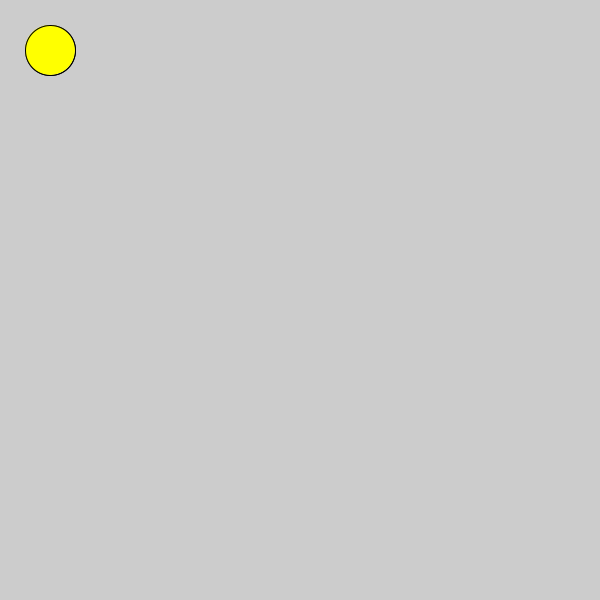
Frame 1 (no input)
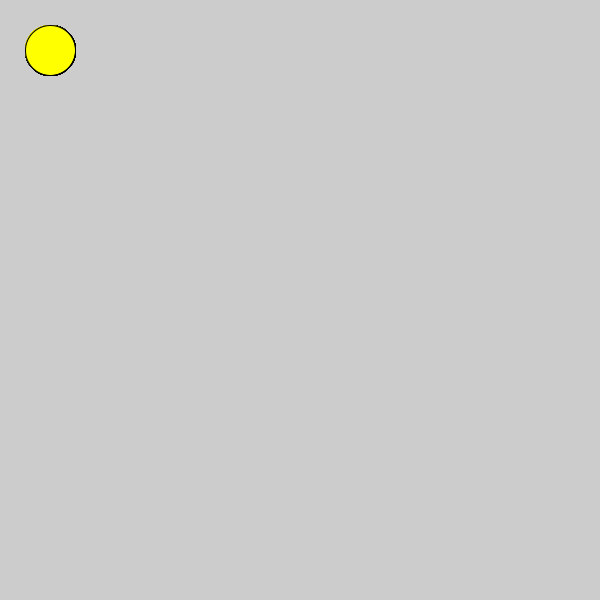
Frame 60 (the mouse pressed at the canvas centre just before this capture)
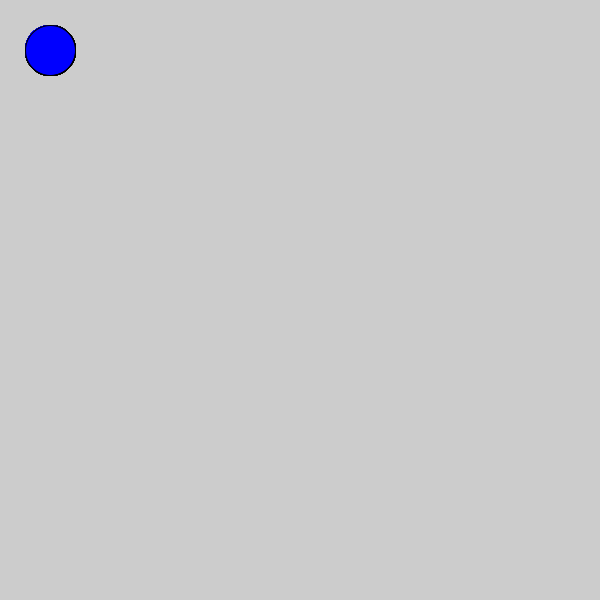
Frame 120 (the mouse held since frame 60 and released just before this capture)

The Processing sketch that drew these frames (run headless with seeded random() and noise(); from frame 60 on, the mouse is pressed at the canvas centre):

// Processing sketch: c_LogicalDot
// ── c_LogicalDot.pde

void setup() {
  
// 1. Set the size of the sketch. Make it 600 pixels square. 
  size(600, 600);

}

void draw() {
  
// 2. Draw an ellipse
// Run the program to make sure it works before moving on.

  ellipse(50, 50, 50, 50);

// 3. Change the color of the ellipse when the mouse is pressed.
//    Use the following code, but put your colors where indicated
//    Remember to use the   fill()  command to set colors.

if (mousePressed) {
 
   //  put one color here 
   fill(#0000FF);
   ellipse(50, 50, 50, 50);
  
} else {
  fill(#FFFF00);
  ellipse(50, 50, 50, 50);
   // put a different color here
  
}  
  
  
  
}
